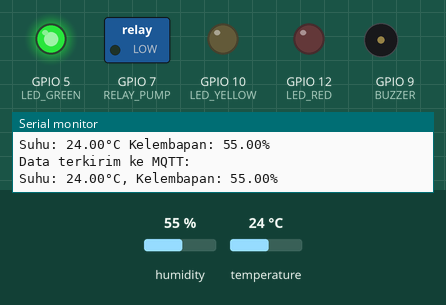
Bench run of a sketch on a simulated ESP32. Parts: switched loads named in the sketch (green lamp = pin HIGH), output pins drawn as LEDs (lit = HIGH), buzzer (waves = sounding, pin HIGH), the last lines printed to the serial monitor. Inputs (shaded band) come from the test bench; at power-on: temperature 24 °C, humidity 55 %. WiFi joins after 1.5 s; servers stay silent unless stated; no MQTT or app messages arrive unless stated.

Above: at 2.7 s.
2.8 s: temperature set to 28 °C
4.8 s: temperature set to 31 °C
At 6.5 s:
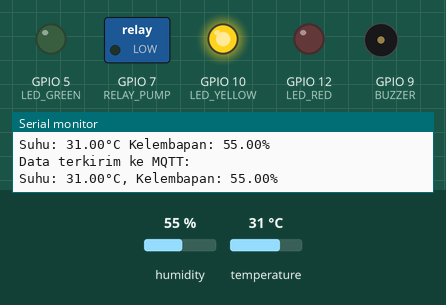
7.2 s: temperature set to 34 °C
9.0 s: temperature set to 37 °C
At 11.3 s:
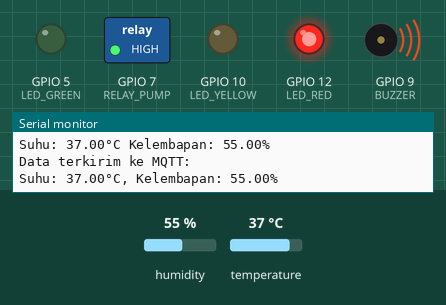
Timing chart, 0 to 12.8 s (numbered marks = the images above; inputs shaded):
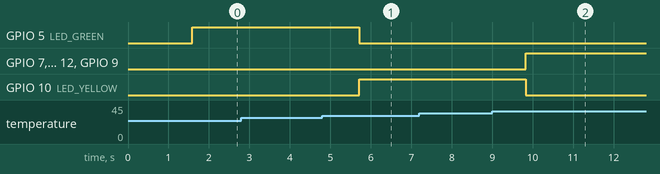

Measured:
- the behaviour switches between 29 and 30 °C on temperature (found by bisection; images 0 and 1)
- the behaviour switches between 35 and 36 °C on temperature (found by bisection; images 1 and 2)
- after the input at 4.8 s, GPIO 5 (LED_GREEN): HIGH → LOW after 0.92 s; GPIO 10 (LED_YELLOW): LOW → HIGH after 0.92 s
- after the input at 9.0 s, GPIO 7 (RELAY_PUMP), GPIO 12 (LED_RED), GPIO 9 (BUZZER): LOW → HIGH after 0.83 s; GPIO 10 (LED_YELLOW): HIGH → LOW after 0.83 s

The sketch:

sketch.ino
```cpp
#include <DHT.h>
#include <WiFi.h>
#include <PubSubClient.h>

#define DHTPIN 18
#define DHTTYPE DHT11
#define LED_GREEN 5
#define LED_YELLOW 10
#define LED_RED 12
#define RELAY_PUMP 7
#define BUZZER 9

DHT dht(DHTPIN, DHTTYPE);

const char* ssid = "Wokwi-GUEST";
const char* password = "";
const char* mqtt_server = "broker.hivemq.com";
const char* mqtt_sub_topic = "test1";
WiFiClient espClient;
PubSubClient client(espClient);

void setup_wifi() {
  delay(10);
  Serial.println("Menghubungkan ke WiFi...");
  WiFi.begin(ssid, password);
  while (WiFi.status() != WL_CONNECTED) {
    delay(500);
    Serial.print(".");
  }
  Serial.println("\nWiFi terhubung.");
}

void GetMessage(char* topic, byte* message, unsigned int length) {
  Serial.print("Pesan diterima pada topic: ");
  Serial.println(topic);

  Serial.print("Pesan: ");
  String msg = "";
  for (unsigned int i = 0; i < length; i++) {
    msg += (char)message[i];
  }
  Serial.println(msg);

  if (client.publish(mqtt_sub_topic, msg.c_str())) {
    Serial.println("Pesan berhasil diteruskan ke MQTTBox.");
  } else {
    Serial.println("Gagal meneruskan pesan ke MQTTBox.");
  }
}

void reconnect() {
  while (!client.connected()) {
    Serial.print("Menghubungkan ke MQTT...");
    if (client.connect("ESP32Client")) {
      Serial.println("Terhubung.");
      client.subscribe(mqtt_sub_topic);  // Subscribe ke topic test1
      Serial.println("Subscribed to topic: test1");
    } else {
      Serial.print("Gagal, rc=");
      Serial.print(client.state());
      Serial.println(" Coba lagi dalam 5 detik.");
      delay(5000);
    }
  }
}

void setup() {
  Serial.begin(9600);

  dht.begin();

  pinMode(LED_GREEN, OUTPUT);
  pinMode(LED_YELLOW, OUTPUT);
  pinMode(LED_RED, OUTPUT);
  pinMode(RELAY_PUMP, OUTPUT);
  pinMode(BUZZER, OUTPUT);

  setup_wifi();
  client.setServer(mqtt_server, 1883);
  client.setCallback(GetMessage); // Set fungsi callback
}

void loop() {
  if (!client.connected()) {
    reconnect();
  }
  client.loop();

  float suhu = dht.readTemperature();
  float kelembapan = dht.readHumidity();

  if (isnan(suhu) || isnan(kelembapan)) {
    Serial.println("Gagal membaca data dari DHT sensor!");
    return;
  }

  Serial.print("Suhu: ");
  Serial.print(suhu);
  Serial.print("°C Kelembapan: ");
  Serial.print(kelembapan);
  Serial.println("%");

  if (suhu > 35) {
    digitalWrite(LED_RED, HIGH);
    digitalWrite(BUZZER, HIGH);
    digitalWrite(LED_YELLOW, LOW);
    digitalWrite(LED_GREEN, LOW);
    digitalWrite(RELAY_PUMP, HIGH);
  } else if (suhu >= 30 && suhu <= 35) {
    digitalWrite(LED_YELLOW, HIGH);
    digitalWrite(LED_RED, LOW);
    digitalWrite(LED_GREEN, LOW);
    digitalWrite(BUZZER, LOW);
    digitalWrite(RELAY_PUMP, LOW);
  } else {
    digitalWrite(LED_GREEN, HIGH);
    digitalWrite(LED_YELLOW, LOW);
    digitalWrite(LED_RED, LOW);
    digitalWrite(BUZZER, LOW);
    digitalWrite(RELAY_PUMP, LOW);
  }

  char payload[50];
  snprintf(payload, sizeof(payload), "Suhu: %.2f°C, Kelembapan: %.2f%%", suhu, kelembapan);
  if (client.publish(mqtt_sub_topic, payload)) {
    Serial.println("Data terkirim ke MQTT:");
    Serial.println(payload);
  } else {
    Serial.println("Gagal mengirim data ke MQTT.");
  }
  delay(2000);
}
```
